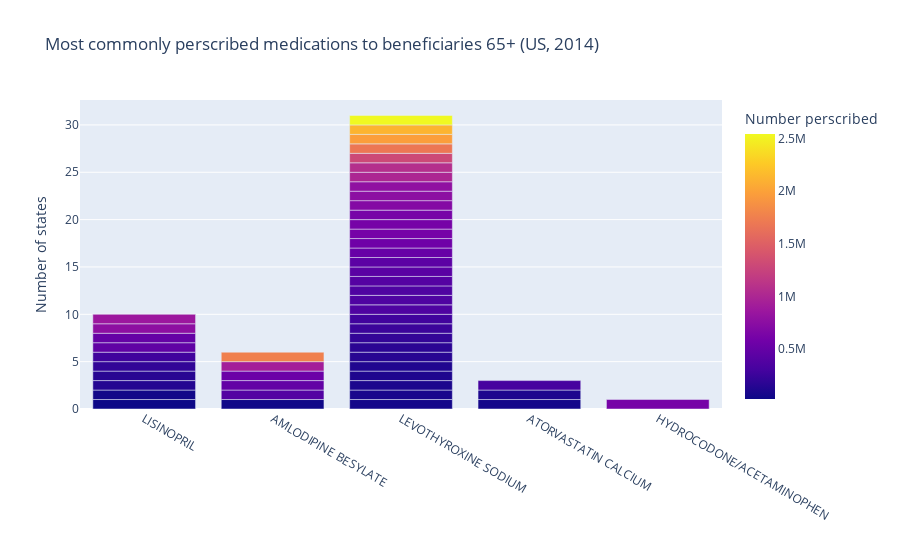

Notebook code for this chart:
### Markdown cell above
##### Exploratory plots

### Code cell
fig = px.bar(most_common_perscription.sort_values('num_perscribed'), x='medication_perscribed',
                     labels={'medication_perscribed':'', 'count': 'Number of states',
                                    'num_perscribed': 'Number perscribed'}, 
                     color = 'num_perscribed',
                     title='Most commonly perscribed medications to beneficiaries 65+ (US, 2014)',
                     hover_data={'state': True, 'num_perscribed': True, 'rank':False}
                     ) #hover_data=['lifeExp', 'gdpPercap']
fig.show()

### Figure 1 — Plotly figure (JSON) as saved in the notebook; plotly's stock layout.template omitted (floating-point values rounded to 4 significant figures; data arrays with more than 128 entries replaced by an {"elided": "..."} marker saying what was removed)
{"data": [{"alignmentgroup": "True", "customdata": {"elided": "51x3 mixed values"}, "hovertemplate": "=%{x}<br>Number of states=%{y}<br>state=%{customdata[0]}<br>Number perscribed=%{marker.color}<extra></extra>", "legendgroup": "", "marker": {"color": [24329, 40835, 50251, 56337, 64488, 84791, 96792, 103532, 110899, 116276, 136922, 156156, 157663, 169515, 207815, 208557, 250443, 278191, 278925, 309485, 362152, 362819, 363817, 386290, 399498, 433527, 446076, 472550, 490464, 503476, 514544, 539678, 567642, 607403, 608744, 611295, 616101, 704582, 758282, 765885, 786640, 861491, 927224, 999042, 1069480, 1299004, 1686883, 1755492, 1976578, 2120334, 2542561], "coloraxis": "coloraxis", "pattern": {"shape": ""}}, "name": "", "offsetgroup": "", "orientation": "v", "showlegend": false, "textposition": "auto", "type": "bar", "x": ["LISINOPRIL", "AMLODIPINE BESYLATE", "LISINOPRIL", "LEVOTHYROXINE SODIUM", "ATORVASTATIN CALCIUM", "LEVOTHYROXINE SODIUM", "LEVOTHYROXINE SODIUM", "ATORVASTATIN CALCIUM", "LEVOTHYROXINE SODIUM", "LEVOTHYROXINE SODIUM", "LISINOPRIL", "LEVOTHYROXINE SODIUM", "LISINOPRIL", "LEVOTHYROXINE SODIUM", "LISINOPRIL", "LEVOTHYROXINE SODIUM", "LEVOTHYROXINE SODIUM", "LISINOPRIL", "LEVOTHYROXINE SODIUM", "ATORVASTATIN CALCIUM", "LEVOTHYROXINE SODIUM", "LEVOTHYROXINE SODIUM", "LEVOTHYROXINE SODIUM", "AMLODIPINE BESYLATE", "LEVOTHYROXINE SODIUM", "LEVOTHYROXINE SODIUM", "LEVOTHYROXINE SODIUM", "LISINOPRIL", "AMLODIPINE BESYLATE", "LISINOPRIL", "LEVOTHYROXINE SODIUM", "AMLODIPINE BESYLATE", "LEVOTHYROXINE SODIUM", "LEVOTHYROXINE SODIUM", "HYDROCODONE/ACETAMINOPHEN", "LEVOTHYROXINE SODIUM", "LEVOTHYROXINE SODIUM", "LEVOTHYROXINE SODIUM", "LEVOTHYROXINE SODIUM", "LISINOPRIL", "LEVOTHYROXINE SODIUM", "LISINOPRIL", "AMLODIPINE BESYLATE", "LEVOTHYROXINE SODIUM", "LEVOTHYROXINE SODIUM", "LEVOTHYROXINE SODIUM", "LEVOTHYROXINE SODIUM", "AMLODIPINE BESYLATE", "LEVOTHYROXINE SODIUM", "LEVOTHYROXINE SODIUM", "LEVOTHYROXINE SODIUM"], "xaxis": "x", "y": [1, 1, 1, 1, 1, 1, 1, 1, 1, 1, 1, 1, 1, 1, 1, 1, 1, 1, 1, 1, 1, 1, 1, 1, 1, 1, 1, 1, 1, 1, 1, 1, 1, 1, 1, 1, 1, 1, 1, 1, 1, 1, 1, 1, 1, 1, 1, 1, 1, 1, 1], "yaxis": "y"}], "layout": {"barmode": "relative", "coloraxis": {"colorbar": {"title": {"text": "Number perscribed"}}, "colorscale": [[0, "#0d0887"], [0.1111, "#46039f"], [0.2222, "#7201a8"], [0.3333, "#9c179e"], [0.4444, "#bd3786"], [0.5556, "#d8576b"], [0.6667, "#ed7953"], [0.7778, "#fb9f3a"], [0.8889, "#fdca26"], [1, "#f0f921"]]}, "legend": {"tracegroupgap": 0}, "title": {"text": "Most commonly perscribed medications to beneficiaries 65+ (US, 2014)"}, "xaxis": {"anchor": "y", "domain": [0, 1], "title": {"text": ""}}, "yaxis": {"anchor": "x", "domain": [0, 1], "title": {"text": "Number of states"}}}}
